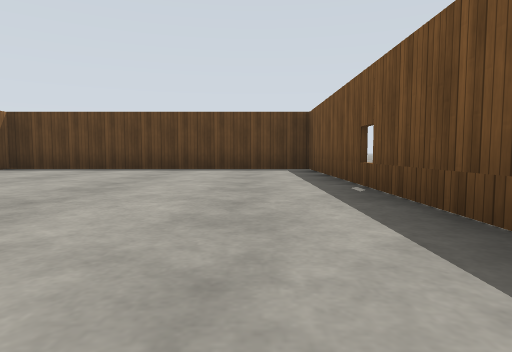
view 1 (above)

19 first-person views from a walk through a Gazebo world. The camera is 0.72 m above the floor, tilts 4° down and sees 75° across. The floor is counted in squares, 2.5 m on a side. Each view is taken from the middle of a square. On the plan, view 1 faces up. The plan holds only what a view shows up to about 9 squares ahead; the rest is blank. Simple patterns stand in for the simulator's built-in surfaces.

view 2
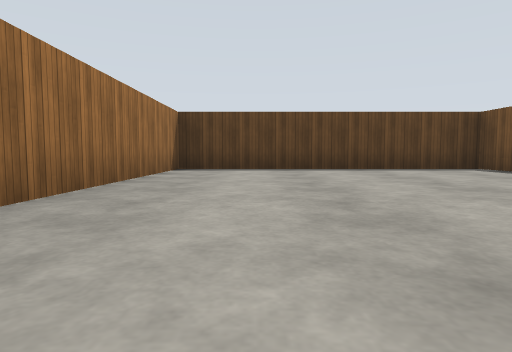

view 3
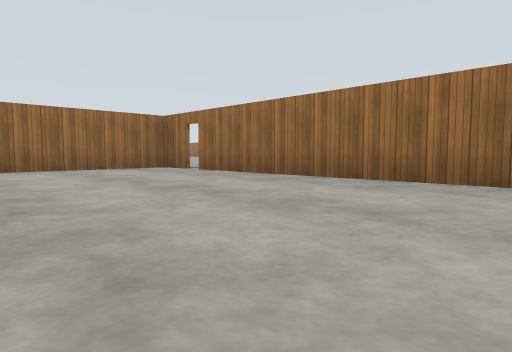

view 4
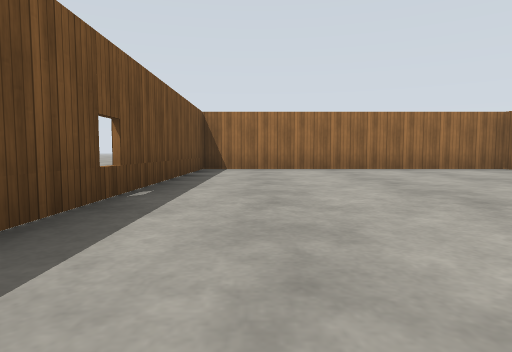

view 5
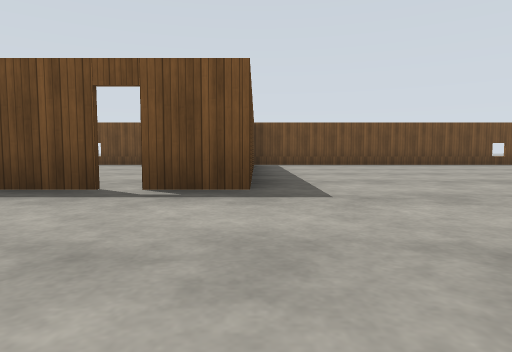

view 6
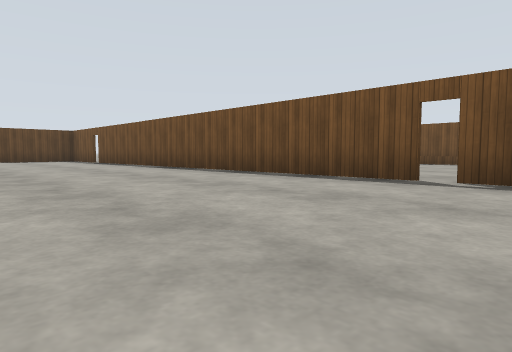

view 7
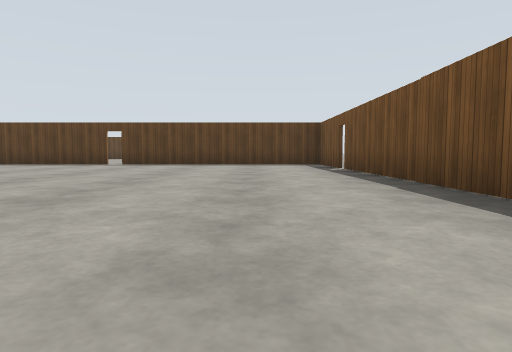

view 8
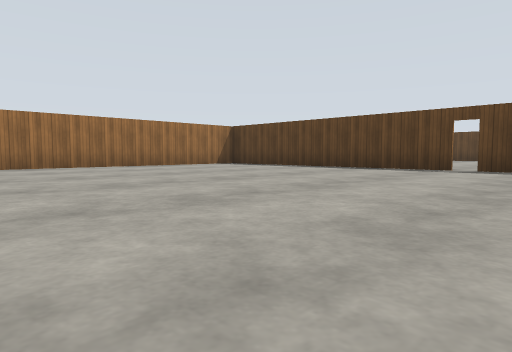

view 9
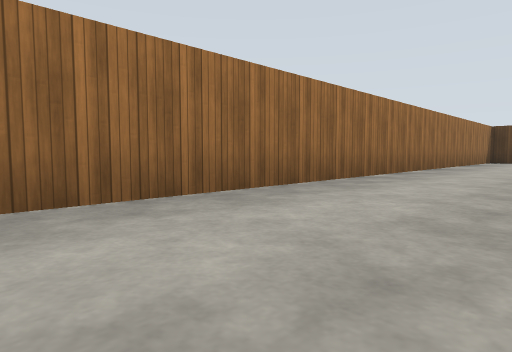

view 10
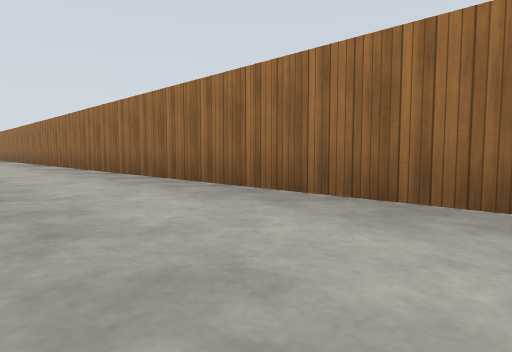

view 11
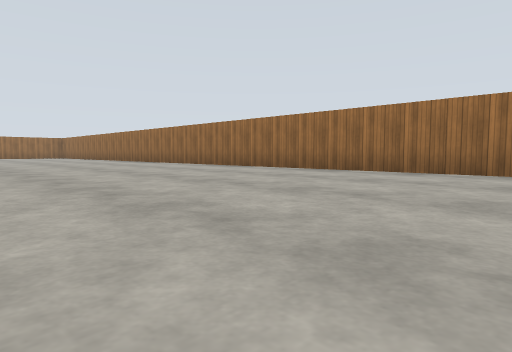

view 12
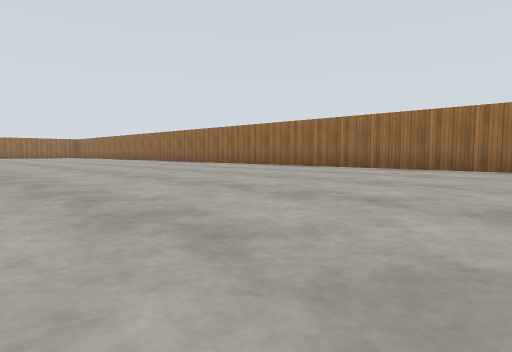

view 13
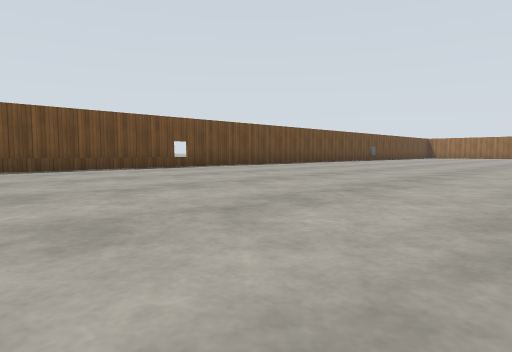

view 14
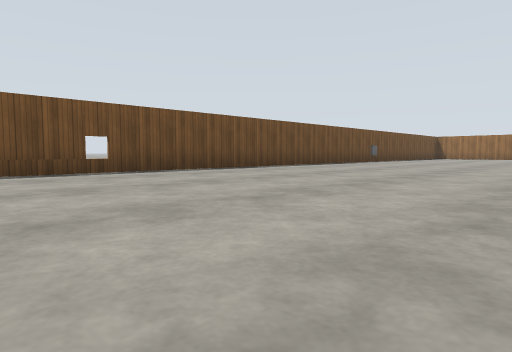

view 15
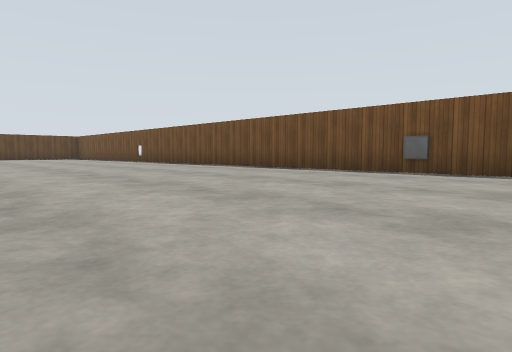

view 16
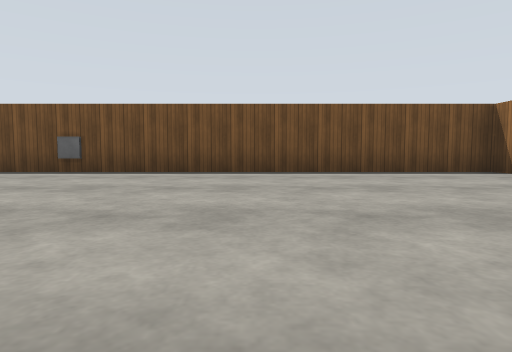

view 17
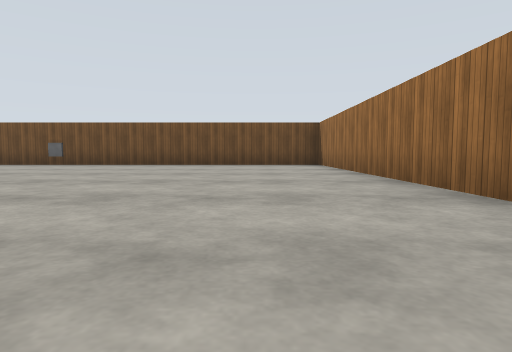

view 18
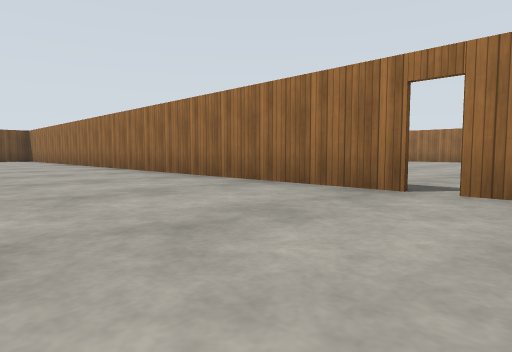

view 19
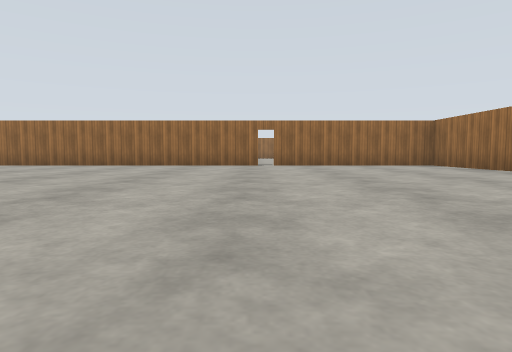

### Floor plan
Ten units are one square. View 1 is at (0, 0); x grows to the right and y downward. Boxes are objects, and circles mark ways between rooms. Rooms are numbered by the first view taken in them; rooms with no view inside come last. Other rooms are left out.
<svg viewBox="-154 -115 174 340">
<path fill="none" stroke="#000" d="M-44 1 -44 9 10 9M9 11 9 -59 -44 -59 -44 -2M-44 -1 -44 -90M-14 10 -44 10 -44 0M-149 191 -149 215 -114 215M-111 215 9 215 9 11M-44 -92 -44 -110 -92 -110M-95 -110 -149 -110 -149 109"/>
<rect x="5" y="145" width="10" height="10" fill="#bbb"><title>window</title></rect>
<circle cx="-40" cy="0" r="3" fill="#2a7"/>
<text x="-20" y="-30">1</text>
<text x="-80" y="70">2</text>
</svg>
Room 1 opens to room 2.

Where each view was taken, in squares from view 1:
view 1: 0 up, 0 right, facing up
view 2: 0 up, 3 left, facing up
view 3: 5 up, 1 left, facing down-left
view 4: 5 up, 0 right, facing down
view 5: 1 down, 7 left, facing right
view 6: 1 down, 8 left, facing up-right
view 7: 3 up, 6 left, facing up
view 8: 5 up, 8 left, facing up-left
view 9: 0 up, 13 left, facing up-left
view 10: 2 up, 13 left, facing down-left
view 11: 3 down, 10 left, facing down-left
view 12: 2 down, 9 left, facing down-left
view 13: 3 down, 5 left, facing down-right
view 14: 5 down, 4 left, facing down-right
view 15: 17 down, 4 left, facing up-right
view 16: 18 down, 4 left, facing right
view 17: 20 down, 7 left, facing right
view 18: 19 down, 12 left, facing down-right
view 19: 14 down, 11 left, facing down
